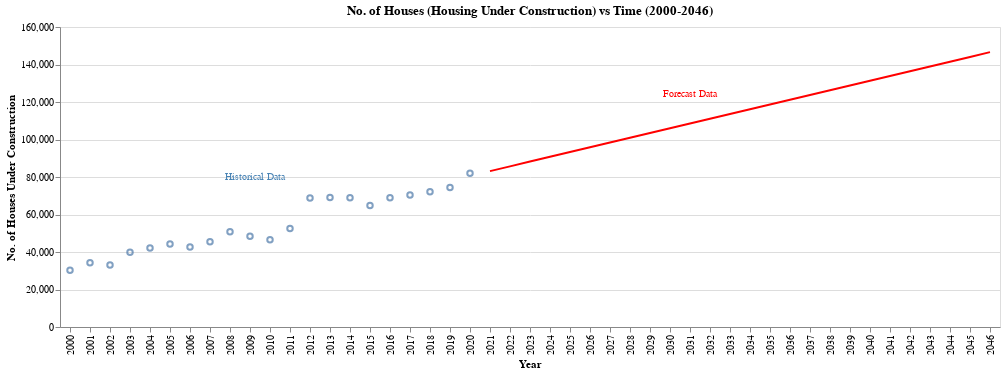

Notebook code cell kept with this figure:
### Markdown cell above
I will now plot both "historical" and "forecast" data for `housing_under_construction` over time below:

### Code cell
# Plotting historical and forecast data for Number of Houses Under Construction
historical = alt.Chart(construction_df, title='No. of Houses (Housing Under Construction) vs Time (2000-2046)').mark_point(
).encode(
    x=alt.X('year:N', title='Year'),
    y=alt.Y('housing_under_construction', title='No. of Houses Under Construction')
)

forecast = alt.Chart(forecast_construction_df).mark_line(
    point=False
).encode(
    x=alt.X('year:N', title='Year'),
    y=alt.Y('housing_under_construction', title='No. of Houses Under Construction'),
    color=alt.value('red'),     
)

text1 = alt.Chart(construction_df.query('year == "2006"')).mark_text(dx=65, dy=-70, color='steelblue', fontSize=10).encode(
        x=alt.X('year:N', title='Year'), 
        y=alt.Y('housing_under_construction', title='No. of Houses Under Construction'),
        text=alt.value('Historical Data')
)

text2 = alt.Chart(forecast_construction_df.query('year == "2031"')).mark_text(dx=0, dy=-30, color='red', fontSize=10).encode(
        x=alt.X('year:N', title='Year'),
        y=alt.Y('housing_under_construction', title='No. of Houses Under Construction'),
        text=alt.value('Forecast Data')
)

(historical + forecast + text1 + text2)

### Figure 1 — Vega-Lite specification as saved in the notebook (floating-point values rounded to 4 significant figures)
{"config": {"view": {"continuousWidth": 400, "continuousHeight": 300}}, "layer": [{"data": {"name": "data-cfe31416b5627859b839d48b35c742b6"}, "mark": "point", "encoding": {"x": {"type": "nominal", "field": "year", "title": "Year"}, "y": {"type": "quantitative", "field": "housing_under_construction", "title": "No. of Houses Under Construction"}}, "title": "No. of Houses (Housing Under Construction) vs Time (2000-2046)"}, {"data": {"name": "data-56dbca7ae2961fff821cce938169cb97"}, "mark": {"type": "line", "point": false}, "encoding": {"color": {"value": "red"}, "x": {"type": "nominal", "field": "year", "title": "Year"}, "y": {"type": "quantitative", "field": "housing_under_construction", "title": "No. of Houses Under Construction"}}}, {"data": {"name": "data-a144825d71309695d244aa3c66476b1c"}, "mark": {"type": "text", "color": "steelblue", "dx": 65, "dy": -70, "fontSize": 10}, "encoding": {"text": {"value": "Historical Data"}, "x": {"type": "nominal", "field": "year", "title": "Year"}, "y": {"type": "quantitative", "field": "housing_under_construction", "title": "No. of Houses Under Construction"}}}, {"data": {"name": "data-5a3e844cdfddb033d6d56805f9e48d5f"}, "mark": {"type": "text", "color": "red", "dx": 0, "dy": -30, "fontSize": 10}, "encoding": {"text": {"value": "Forecast Data"}, "x": {"type": "nominal", "field": "year", "title": "Year"}, "y": {"type": "quantitative", "field": "housing_under_construction", "title": "No. of Houses Under Construction"}}}], "$schema": "https://vega.github.io/schema/vega-lite/v4.8.1.json", "datasets": {"data-cfe31416b5627859b839d48b35c742b6": [{"year": 2000, "housing_under_construction": 30273}, {"year": 2001, "housing_under_construction": 34305}, {"year": 2002, "housing_under_construction": 33094}, {"year": 2003, "housing_under_construction": 39907}, {"year": 2004, "housing_under_construction": 42148}, {"year": 2005, "housing_under_construction": 44305}, {"year": 2006, "housing_under_construction": 42654}, {"year": 2007, "housing_under_construction": 45470}, {"year": 2008, "housing_under_construction": 50823}, {"year": 2009, "housing_under_construction": 48361}, {"year": 2010, "housing_under_construction": 46552}, {"year": 2011, "housing_under_construction": 52589}, {"year": 2012, "housing_under_construction": 68812}, {"year": 2013, "housing_under_construction": 69062}, {"year": 2014, "housing_under_construction": 68948}, {"year": 2015, "housing_under_construction": 64798}, {"year": 2016, "housing_under_construction": 68918}, {"year": 2017, "housing_under_construction": 70349}, {"year": 2018, "housing_under_construction": 72175}, {"year": 2019, "housing_under_construction": 74451}, {"year": 2020, "housing_under_construction": 81942}], "data-56dbca7ae2961fff821cce938169cb97": [{"year": 2021, "housing_under_construction": 83140.0}, {"year": 2022, "housing_under_construction": 85680.0}, {"year": 2023, "housing_under_construction": 88220.0}, {"year": 2024, "housing_under_construction": 90760.0}, {"year": 2025, "housing_under_construction": 93290.0}, {"year": 2026, "housing_under_construction": 95830.0}, {"year": 2027, "housing_under_construction": 98370.0}, {"year": 2028, "housing_under_construction": 100900.0}, {"year": 2029, "housing_under_construction": 103400.0}, {"year": 2030, "housing_under_construction": 106000.0}, {"year": 2031, "housing_under_construction": 108500.0}, {"year": 2032, "housing_under_construction": 111100.0}, {"year": 2033, "housing_under_construction": 113600.0}, {"year": 2034, "housing_under_construction": 116100.0}, {"year": 2035, "housing_under_construction": 118700.0}, {"year": 2036, "housing_under_construction": 121200.0}, {"year": 2037, "housing_under_construction": 123700.0}, {"year": 2038, "housing_under_construction": 126300.0}, {"year": 2039, "housing_under_construction": 128800.0}, {"year": 2040, "housing_under_construction": 131400.0}, {"year": 2041, "housing_under_construction": 133900.0}, {"year": 2042, "housing_under_construction": 136400.0}, {"year": 2043, "housing_under_construction": 139000.0}, {"year": 2044, "housing_under_construction": 141500.0}, {"year": 2045, "housing_under_construction": 144100.0}, {"year": 2046, "housing_under_construction": 146600.0}], "data-a144825d71309695d244aa3c66476b1c": [{"year": 2006, "housing_under_construction": 42654}], "data-5a3e844cdfddb033d6d56805f9e48d5f": [{"year": 2031, "housing_under_construction": 108500.0}]}}
